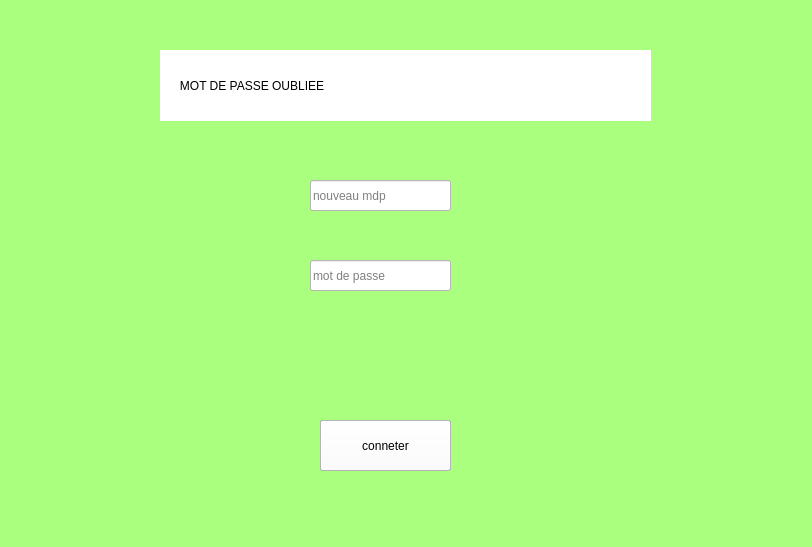
<?xml version="1.0" encoding="UTF-8"?>
<ui version="4.0">
 <class>mdpoublie</class>
 <widget class="QDialog" name="mdpoublie">
  <property name="geometry">
   <rect>
    <x>0</x>
    <y>0</y>
    <width>812</width>
    <height>547</height>
   </rect>
  </property>
  <property name="windowTitle">
   <string>Dialog</string>
  </property>
  <property name="styleSheet">
   <string notr="true">background-color: rgb(170, 255, 127);</string>
  </property>
  <widget class="QLineEdit" name="salaire">
   <property name="geometry">
    <rect>
     <x>310</x>
     <y>180</y>
     <width>141</width>
     <height>31</height>
    </rect>
   </property>
   <property name="styleSheet">
    <string notr="true">background-color: rgb(255, 255, 255);</string>
   </property>
   <property name="placeholderText">
    <string>salaire</string>
   </property>
  </widget>
  <widget class="QLineEdit" name="id">
   <property name="geometry">
    <rect>
     <x>310</x>
     <y>260</y>
     <width>141</width>
     <height>31</height>
    </rect>
   </property>
   <property name="styleSheet">
    <string notr="true">background-color: rgb(255, 255, 255);</string>
   </property>
   <property name="placeholderText">
    <string>identiant</string>
   </property>
  </widget>
  <widget class="QLineEdit" name="mdp1">
   <property name="geometry">
    <rect>
     <x>310</x>
     <y>260</y>
     <width>141</width>
     <height>31</height>
    </rect>
   </property>
   <property name="styleSheet">
    <string notr="true">background-color: rgb(255, 255, 255);</string>
   </property>
   <property name="placeholderText">
    <string>mot de passe</string>
   </property>
  </widget>
  <widget class="QLineEdit" name="mdp2">
   <property name="geometry">
    <rect>
     <x>310</x>
     <y>180</y>
     <width>141</width>
     <height>31</height>
    </rect>
   </property>
   <property name="styleSheet">
    <string notr="true">background-color: rgb(255, 255, 255);</string>
   </property>
   <property name="placeholderText">
    <string>nouveau mdp</string>
   </property>
  </widget>
  <widget class="QLabel" name="label">
   <property name="geometry">
    <rect>
     <x>160</x>
     <y>50</y>
     <width>491</width>
     <height>71</height>
    </rect>
   </property>
   <property name="styleSheet">
    <string notr="true">background-color: rgb(255, 255, 255);
font: 75 20pt &quot;MS Shell Dlg 2&quot;;</string>
   </property>
   <property name="text">
    <string>      MOT DE PASSE OUBLIEE</string>
   </property>
  </widget>
  <widget class="QPushButton" name="pushButton">
   <property name="geometry">
    <rect>
     <x>320</x>
     <y>420</y>
     <width>131</width>
     <height>51</height>
    </rect>
   </property>
   <property name="styleSheet">
    <string notr="true">background-color: rgb(255, 255, 255);
color: rgb(0, 0, 0);</string>
   </property>
   <property name="text">
    <string>verifier</string>
   </property>
  </widget>
  <widget class="QPushButton" name="pushButton_2">
   <property name="geometry">
    <rect>
     <x>320</x>
     <y>420</y>
     <width>131</width>
     <height>51</height>
    </rect>
   </property>
   <property name="styleSheet">
    <string notr="true">background-color: rgb(255, 255, 255);
color: rgb(0, 0, 0);</string>
   </property>
   <property name="text">
    <string>conneter</string>
   </property>
  </widget>
 </widget>
 <resources/>
 <connections/>
</ui>
